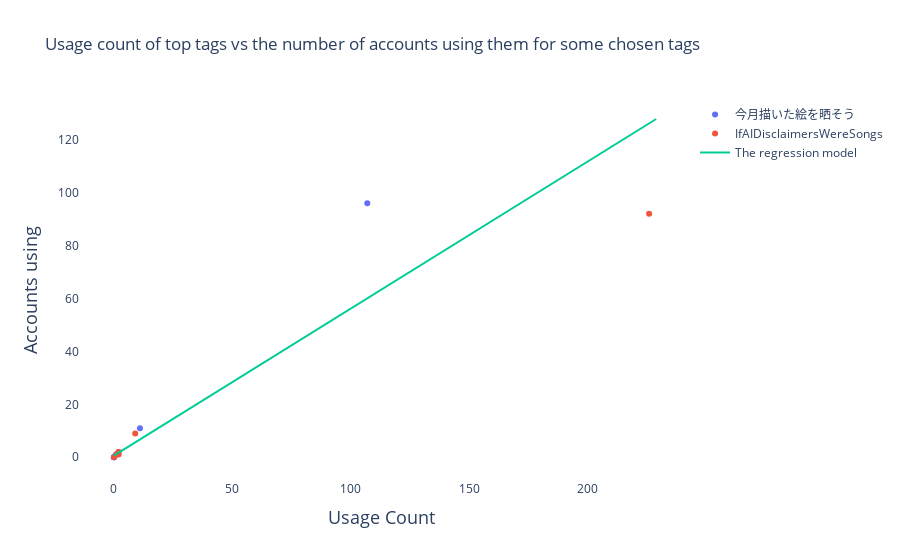

The notebook cell this image was saved under:
### Code cell
### mostly the same plot as the scatter plot before but only the values of two tags are plotted
# (the regression model used is still the one with every tag as data)
# could be maybe used to show that the regression doesn't fit all the different tags / the values of the regression model aren't the same
# for every tag

fig = go.Figure()

#fig.add_trace(go.Scatter(x=file2['usage_count'],y=file2['accounts_using'], mode = 'markers', name = 'The values from the dataset'))
#for tag in file2['name'].unique():
df_tag = file2[file2['name'] == '今月描いた絵を晒そう']
#print(df_tag)
fig.add_trace(go.Scatter(x=df_tag['usage_count'],y=df_tag['accounts_using'], mode = 'markers', name = '今月描いた絵を晒そう'))

df_tag = file2[file2['name'] == 'musiquinta']
#print(df_tag)
fig.add_trace(go.Scatter(x=df_tag['usage_count'],y=df_tag['accounts_using'], mode = 'markers', name = 'IfAIDisclaimersWereSongs'))

const = sm.add_constant(file2['usage_count'])
model = sm.OLS(file2['accounts_using'],const)
res = model.fit()
print(res.summary())

fig.update_layout(
    plot_bgcolor="white",
    title = 'Usage count of top tags vs the number of accounts using them for some chosen tags',
    xaxis = {
        'title' :{
            'font' : {
                'size' : 18
            },
            'text' : 'Usage Count'
        }
    },
    yaxis = {
        'title' :{
            'font' : {
                'size' : 18
            },
            'text' : 'Accounts using'
        }
    }
)

c,m = res.params
x = np.array(range(0,230))
y = m*x+c
fig.add_trace(go.Scatter(x=x, y=y, name = 'The regression model'))

fig.show()

### Figure 1 — Plotly figure (JSON) as saved in the notebook; plotly's stock layout.template omitted (floating-point values rounded to 4 significant figures; data arrays with more than 128 entries replaced by an {"elided": "..."} marker saying what was removed)
{"data": [{"mode": "markers", "name": "今月描いた絵を晒そう", "type": "scatter", "x": [107, 11, 1, 0, 1, 0, 0], "y": [96, 11, 1, 0, 1, 0, 0]}, {"mode": "markers", "name": "IfAIDisclaimersWereSongs", "type": "scatter", "x": [226, 2, 2, 2, 1, 0, 9], "y": [92, 2, 2, 1, 1, 0, 9]}, {"name": "The regression model", "type": "scatter", "x": {"elided": "230 int values"}, "y": {"elided": "230 float values"}}], "layout": {"autosize": true, "plot_bgcolor": "white", "title": {"text": "Usage count of top tags vs the number of accounts using them for some chosen tags"}, "xaxis": {"autorange": true, "range": [-13.9, 239.9], "title": {"font": {"size": 18}, "text": "Usage Count"}, "type": "linear"}, "yaxis": {"autorange": true, "range": [-10.3, 135.1], "title": {"font": {"size": 18}, "text": "Accounts using"}, "type": "linear"}}}
